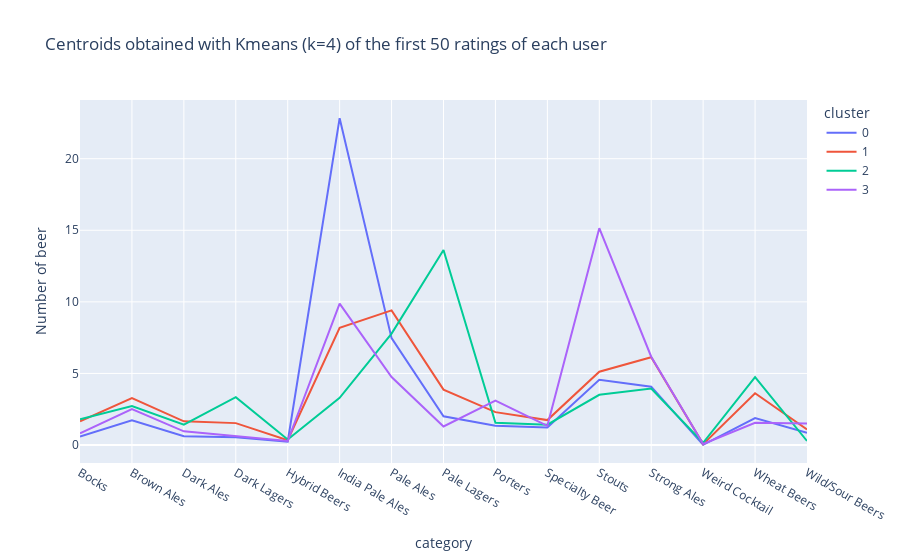

The code cell stored with this chart in its notebook:
### Code cell
fig = px.line(df_cluster_beer_4, x="category", y="Number of beer", color="cluster", title="Centroids obtained with Kmeans (k=4) of the first 50 ratings of each user")
fig.show()
#fig.write_html("centroid.html")

### Figure 1 — Plotly figure (JSON) as saved in the notebook; plotly's stock layout.template omitted (floating-point values rounded to 4 significant figures)
{"data": [{"hovertemplate": "cluster=0<br>category=%{x}<br>Number of beer=%{y}<extra></extra>", "legendgroup": "0", "line": {"color": "#636efa", "dash": "solid"}, "marker": {"symbol": "circle"}, "mode": "lines", "name": "0", "orientation": "v", "showlegend": true, "type": "scatter", "x": ["Bocks", "Brown Ales", "Dark Ales", "Dark Lagers", "Hybrid Beers", "India Pale Ales", "Pale Ales", "Pale Lagers", "Porters", "Specialty Beer", "Stouts", "Strong Ales", "Weird Cocktail", "Wheat Beers", "Wild/Sour Beers"], "xaxis": "x", "y": [0.5983, 1.732, 0.6151, 0.5481, 0.2343, 22.83, 7.469, 2.013, 1.351, 1.222, 4.556, 4.075, 0.01255, 1.879, 0.8619], "yaxis": "y"}, {"hovertemplate": "cluster=1<br>category=%{x}<br>Number of beer=%{y}<extra></extra>", "legendgroup": "1", "line": {"color": "#EF553B", "dash": "solid"}, "marker": {"symbol": "circle"}, "mode": "lines", "name": "1", "orientation": "v", "showlegend": true, "type": "scatter", "x": ["Bocks", "Brown Ales", "Dark Ales", "Dark Lagers", "Hybrid Beers", "India Pale Ales", "Pale Ales", "Pale Lagers", "Porters", "Specialty Beer", "Stouts", "Strong Ales", "Weird Cocktail", "Wheat Beers", "Wild/Sour Beers"], "xaxis": "x", "y": [1.66, 3.282, 1.655, 1.53, 0.3376, 8.193, 9.409, 3.868, 2.297, 1.744, 5.119, 6.132, 0.06345, 3.619, 1.091], "yaxis": "y"}, {"hovertemplate": "cluster=2<br>category=%{x}<br>Number of beer=%{y}<extra></extra>", "legendgroup": "2", "line": {"color": "#00cc96", "dash": "solid"}, "marker": {"symbol": "circle"}, "mode": "lines", "name": "2", "orientation": "v", "showlegend": true, "type": "scatter", "x": ["Bocks", "Brown Ales", "Dark Ales", "Dark Lagers", "Hybrid Beers", "India Pale Ales", "Pale Ales", "Pale Lagers", "Porters", "Specialty Beer", "Stouts", "Strong Ales", "Weird Cocktail", "Wheat Beers", "Wild/Sour Beers"], "xaxis": "x", "y": [1.794, 2.723, 1.426, 3.348, 0.383, 3.298, 7.78, 13.62, 1.56, 1.418, 3.511, 3.95, 0.156, 4.745, 0.2837], "yaxis": "y"}, {"hovertemplate": "cluster=3<br>category=%{x}<br>Number of beer=%{y}<extra></extra>", "legendgroup": "3", "line": {"color": "#ab63fa", "dash": "solid"}, "marker": {"symbol": "circle"}, "mode": "lines", "name": "3", "orientation": "v", "showlegend": true, "type": "scatter", "x": ["Bocks", "Brown Ales", "Dark Ales", "Dark Lagers", "Hybrid Beers", "India Pale Ales", "Pale Ales", "Pale Lagers", "Porters", "Specialty Beer", "Stouts", "Strong Ales", "Weird Cocktail", "Wheat Beers", "Wild/Sour Beers"], "xaxis": "x", "y": [0.8163, 2.505, 0.9592, 0.6327, 0.2806, 9.872, 4.75, 1.296, 3.097, 1.342, 15.15, 6.168, 0.07653, 1.551, 1.505], "yaxis": "y"}], "layout": {"legend": {"title": {"text": "cluster"}, "tracegroupgap": 0}, "title": {"text": "Centroids obtained with Kmeans (k=4) of the first 50 ratings of each user"}, "xaxis": {"anchor": "y", "domain": [0, 1], "title": {"text": "category"}}, "yaxis": {"anchor": "x", "domain": [0, 1], "title": {"text": "Number of beer"}}}}
